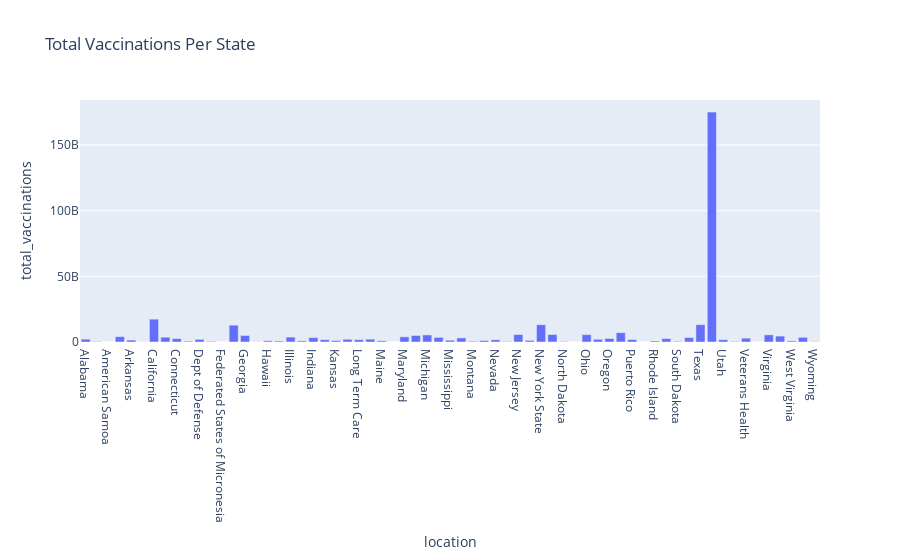

This figure's notebook cell:
### Code cell
px.bar(total_vaccinations_per_state, x='location', y='total_vaccinations', title='Total Vaccinations Per State')

### Figure 1 — Plotly figure (JSON) as saved in the notebook; plotly's stock layout.template omitted (floating-point values rounded to 4 significant figures)
{"data": [{"hovertemplate": "location=%{x}<br>total_vaccinations=%{y}<extra></extra>", "legendgroup": "", "marker": {"color": "#636efa", "pattern": {"shape": ""}}, "name": "", "orientation": "v", "showlegend": false, "textposition": "auto", "type": "bar", "x": ["Alabama", "Alaska", "American Samoa", "Arizona", "Arkansas", "Bureau of Prisons", "California", "Colorado", "Connecticut", "Delaware", "Dept of Defense", "District of Columbia", "Federated States of Micronesia", "Florida", "Georgia", "Guam", "Hawaii", "Idaho", "Illinois", "Indian Health Svc", "Indiana", "Iowa", "Kansas", "Kentucky", "Long Term Care", "Louisiana", "Maine", "Marshall Islands", "Maryland", "Massachusetts", "Michigan", "Minnesota", "Mississippi", "Missouri", "Montana", "Nebraska", "Nevada", "New Hampshire", "New Jersey", "New Mexico", "New York State", "North Carolina", "North Dakota", "Northern Mariana Islands", "Ohio", "Oklahoma", "Oregon", "Pennsylvania", "Puerto Rico", "Republic of Palau", "Rhode Island", "South Carolina", "South Dakota", "Tennessee", "Texas", "United States", "Utah", "Vermont", "Veterans Health", "Virgin Islands", "Virginia", "Washington", "West Virginia", "Wisconsin", "Wyoming"], "xaxis": "x", "y": [2150000000.0, 367400000.0, 32360000.0, 4072000000.0, 1463000000.0, 110400000.0, 17400000000.0, 3671000000.0, 2589000000.0, 604600000.0, 2035000000.0, 451200000.0, 37160000.0, 12840000000.0, 5006000000.0, 112500000.0, 908700000.0, 740700000.0, 3736000000.0, 827000000.0, 3352000000.0, 1785000000.0, 1075000000.0, 2069000000.0, 1748000000.0, 2177000000.0, 894400000.0, 20740000.0, 3934000000.0, 4954000000.0, 5382000000.0, 3517000000.0, 1326000000.0, 3119000000.0, 558300000.0, 1106000000.0, 1685000000.0, 355000000.0, 5689000000.0, 1217000000.0, 13170000000.0, 5701000000.0, 383500000.0, 35990000.0, 5574000000.0, 2062000000.0, 2648000000.0, 7099000000.0, 1872000000.0, 15350000.0, 751300000.0, 2581000000.0, 483400000.0, 3386000000.0, 13180000000.0, 175100000000.0, 1740000000.0, 390700000.0, 2902000000.0, 49600000.0, 5435000000.0, 4491000000.0, 856200000.0, 3535000000.0, 215100000.0], "yaxis": "y"}], "layout": {"barmode": "relative", "legend": {"tracegroupgap": 0}, "title": {"text": "Total Vaccinations Per State"}, "xaxis": {"anchor": "y", "domain": [0, 1], "title": {"text": "location"}}, "yaxis": {"anchor": "x", "domain": [0, 1], "title": {"text": "total_vaccinations"}}}}
